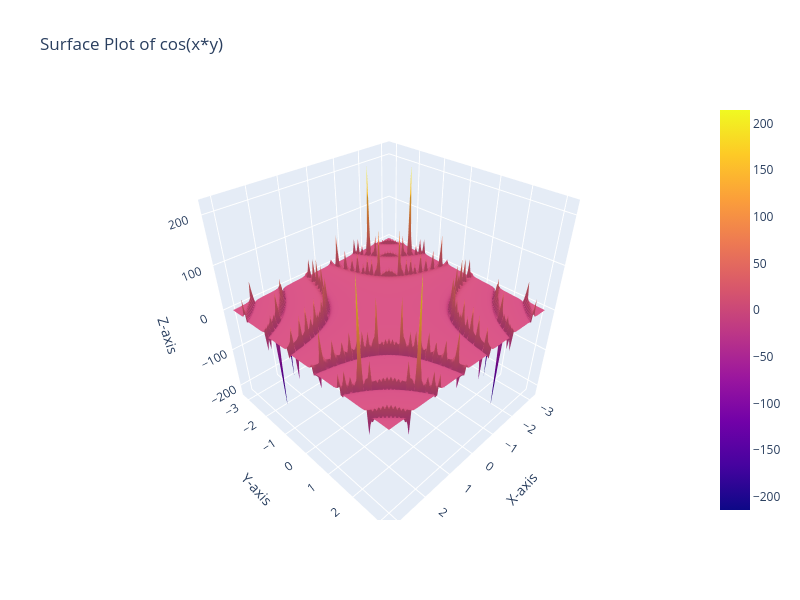

Write notebook code for a chart like this one.
### Code cell
x = np.linspace(-np.pi, np.pi, 100)
y = np.linspace(-np.pi, np.pi, 100)

# Create a meshgrid for X and Y values
X, Y = np.meshgrid(x, y)

# Compute z directly using the function cos(x * y)
Z = np.tan(X * Y)

# Create the 3D surface plot
fig = go.Figure(data=[go.Surface(z=Z, x=x, y=y)])

# Update layout for better presentation
fig.update_layout(title='Surface Plot of cos(x*y)',
                  scene=dict(
                      xaxis_title='X-axis',
                      yaxis_title='Y-axis',
                      zaxis_title='Z-axis'),
                  width=800, height=600)

# Display the interactive plot
fig.show()

### Figure 1 — Plotly figure (JSON) as saved in the notebook; plotly's stock layout.template omitted (floating-point values rounded to 4 significant figures; data arrays with more than 128 entries replaced by an {"elided": "..."} marker saying what was removed)
{"data": [{"type": "surface", "x": [-3.142, -3.078, -3.015, -2.951, -2.888, -2.824, -2.761, -2.697, -2.634, -2.57, -2.507, -2.443, -2.38, -2.317, -2.253, -2.19, -2.126, -2.063, -1.999, -1.936, -1.872, -1.809, -1.745, -1.682, -1.618, -1.555, -1.491, -1.428, -1.365, -1.301, -1.238, -1.174, -1.111, -1.047, -0.9837, -0.9203, -0.8568, -0.7933, -0.7299, -0.6664, -0.6029, -0.5395, -0.476, -0.4125, -0.3491, -0.2856, -0.2221, -0.1587, -0.0952, -0.03173, 0.03173, 0.0952, 0.1587, 0.2221, 0.2856, 0.3491, 0.4125, 0.476, 0.5395, 0.6029, 0.6664, 0.7299, 0.7933, 0.8568, 0.9203, 0.9837, 1.047, 1.111, 1.174, 1.238, 1.301, 1.365, 1.428, 1.491, 1.555, 1.618, 1.682, 1.745, 1.809, 1.872, 1.936, 1.999, 2.063, 2.126, 2.19, 2.253, 2.317, 2.38, 2.443, 2.507, 2.57, 2.634, 2.697, 2.761, 2.824, 2.888, 2.951, 3.015, 3.078, 3.142], "y": [-3.142, -3.078, -3.015, -2.951, -2.888, -2.824, -2.761, -2.697, -2.634, -2.57, -2.507, -2.443, -2.38, -2.317, -2.253, -2.19, -2.126, -2.063, -1.999, -1.936, -1.872, -1.809, -1.745, -1.682, -1.618, -1.555, -1.491, -1.428, -1.365, -1.301, -1.238, -1.174, -1.111, -1.047, -0.9837, -0.9203, -0.8568, -0.7933, -0.7299, -0.6664, -0.6029, -0.5395, -0.476, -0.4125, -0.3491, -0.2856, -0.2221, -0.1587, -0.0952, -0.03173, 0.03173, 0.0952, 0.1587, 0.2221, 0.2856, 0.3491, 0.4125, 0.476, 0.5395, 0.6029, 0.6664, 0.7299, 0.7933, 0.8568, 0.9203, 0.9837, 1.047, 1.111, 1.174, 1.238, 1.301, 1.365, 1.428, 1.491, 1.555, 1.618, 1.682, 1.745, 1.809, 1.872, 1.936, 1.999, 2.063, 2.126, 2.19, 2.253, 2.317, 2.38, 2.443, 2.507, 2.57, 2.634, 2.697, 2.761, 2.824, 2.888, 2.951, 3.015, 3.078, 3.142], "z": {"elided": "100x100 float values"}}], "layout": {"height": 600, "scene": {"xaxis": {"title": {"text": "X-axis"}}, "yaxis": {"title": {"text": "Y-axis"}}, "zaxis": {"title": {"text": "Z-axis"}}}, "title": {"text": "Surface Plot of cos(x*y)"}, "width": 800}}
